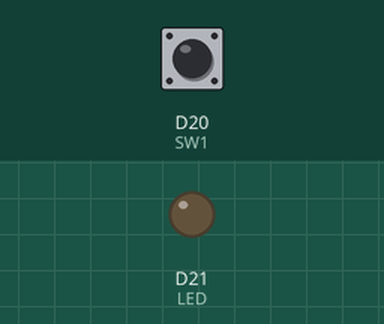
Simulated run of this program. Board: CircuitPython board. On the bench: output pins drawn as LEDs (lit = HIGH). Dashed ring = blinking. Inputs (shaded band) come from the test bench; at power-on: D20 (SW1) LOW. What the program prints to the serial console is not drawn.

Above: at 1.2 s.
1.3 s: D20 (SW1) pulled HIGH for 3.2 s
At 2.1 s:
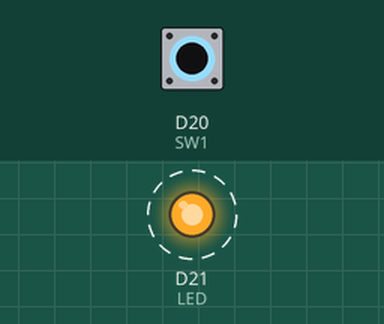
Timing chart, 0 to 5.8 s (numbered marks = the images above; inputs shaded):
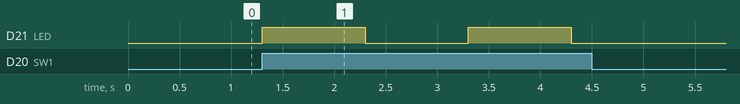

Measured:
- after the input at 1.3 s, D21 (LED): alternates HIGH for 1.0 s and LOW for 1.0 s, 4 changes in all, then stays LOW, starting at once

The program:

blink_switch.py
```python
# Librerías
import board
import digitalio
import time

# Etiquetado de pines
SW1 = digitalio.DigitalInOut(board.D20)
LED = digitalio.DigitalInOut(board.D21)

# Constantes
TBLINK = 1

# Configuración
## Configuración de pines
SW1.direction = digitalio.Direction.INPUT
LED.direction = digitalio.Direction.OUTPUT
## Limpieza de salidas
LED.value = False

# Ejecución
while True:
    if SW1.value == True:
        LED.value = True
        print("LED: ON")
        time.sleep(TBLINK)
        LED.value = False
        print("LED: OFF")
        time.sleep(TBLINK)
    else:
        LED.value = False
        print("LED: OFF")
```
